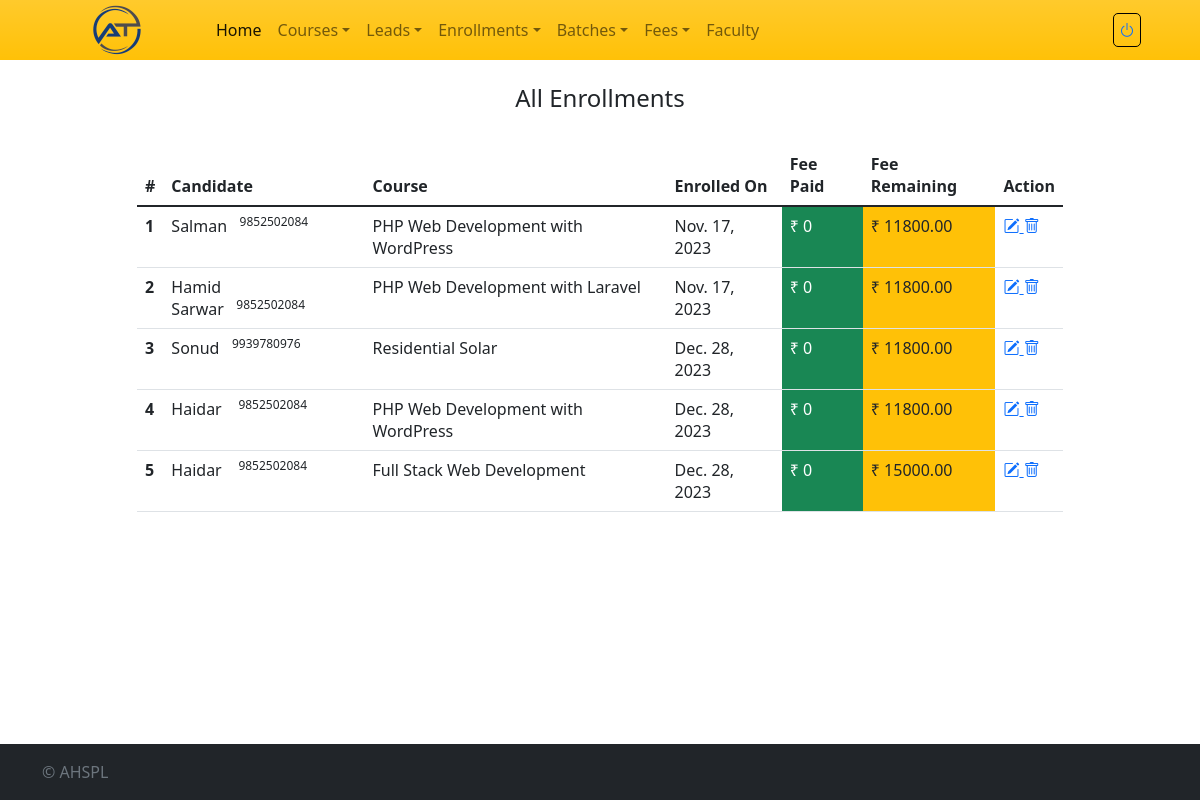
Page /all-enrollment (signed in) on the earlier database version.
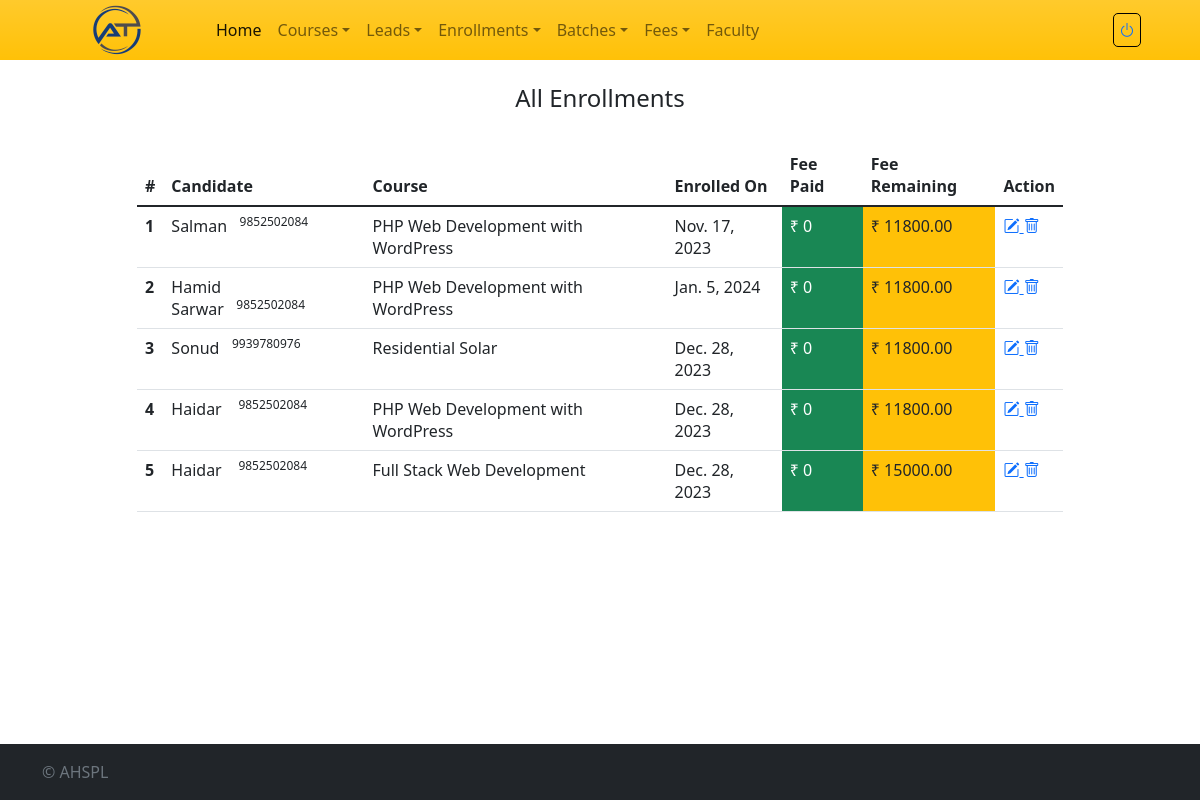
Same page on the later database version.
### crmapp/models.py (models this page shows)
class Enrollment(models.Model):
    enrollment_id = models.AutoField(primary_key=True)
    candidate_id = models.ForeignKey(Users, on_delete=models.SET_NULL, null=True, blank=True)
    course_id = models.ForeignKey(Course, on_delete=models.SET_NULL, null=True, blank=True)
    date_created = models.DateField(default=datetime.today)

class Course(models.Model):
    course_id = models.AutoField(primary_key=True)
    course_name = models.CharField(max_length=100)
    course_fee = models.DecimalField(max_digits=10, decimal_places=2)
    course_duration = models.CharField(max_length=100, default='')
    date_created = models.DateField(default=datetime.today)

class Users(models.Model):
    user_id = models.AutoField(primary_key=True)
    user_unique = models.CharField(max_length=100)
    user_role = models.ForeignKey(Userroles, on_delete=models.SET_NULL, null=True, blank=True)
    user_name = models.CharField(max_length=255)
    user_phone = models.CharField(max_length=15)
    user_email = models.CharField(max_length=320)
    date_created = models.DateField(default=datetime.today)

### crmapp/views.py (the view)
# urls.py: path('all-enrollment',login_required(views.all_enrollment), name='all_enrollment'),
def all_enrollment(request):
    payment_aggregation = Payments.objects.values('candidate_id', 'course_id').annotate(total_payment=Sum('payment_amount'))
    total_payments_dict = {(payment['candidate_id'], payment['course_id']): payment['total_payment'] for payment in payment_aggregation}
    enrollments = Enrollment.objects.all()
    for enrollment in enrollments:
        candidate_id = enrollment.candidate_id_id
        course_id = enrollment.course_id_id
        total_payment = total_payments_dict.get((candidate_id, course_id), 0)
        course_fee = enrollment.course_id.course_fee
        fee_paid = total_payment
        fee_remaining = course_fee - fee_paid
        enrollment.fee_paid = fee_paid
        enrollment.fee_remaining = fee_remaining
    return render(request, 'all-enrollments.html', {'enrollments': enrollments})

### templates/all-enrollments.html (shortened to what this page needs)
{% extends 'base.html' %}
{% block content %}
<div class="row">
    <div class="col">
    </div>
    <div class="col-10">
        <div class="py-4 text-center">
            <h4>All Enrollments</h4>
        </div>
        <table class="table  table-hover">
          <thead>
            <tr>
              <th scope="col">#</th>
              <th scope="col">Candidate</th>
              <th scope="col">Course</th>
              <th scope="col">Enrolled On</th>
              <th scope="col">Fee Paid</th>
              <th scope="col">Fee Remaining</th>
              <th scope="col">Action</th>
            </tr>
          </thead>
          <tbody>
{% for enrollment in enrollments %}
    <tr>
        <th scope="row">{{ forloop.counter }}</th>
        <td>{{ enrollment.candidate_id.user_name }}&nbsp;&nbsp;&nbsp;<sup>{{ enrollment.candidate_id.user_phone }}</sup></td>
        <td>{{ enrollment.course_id.course_name }}</td>
        <td>{{ enrollment.date_created }}</td>
        <td class="bg-success text-white">₹ {{enrollment.fee_paid}}</td>
        <td class="bg-warning">₹ {{enrollment.fee_remaining}}</td>
        <td>
            <a href="{% url 'edit_enrollment' enrollment.enrollment_id %}">
                <i class="bi bi-pencil-square" title="Edit"></i>
            </a>
            <a onclick="return confirmDelete();" href="{% url 'delete_enrollment' enrollment.enrollment_id %}">
                <i class="bi bi-trash" title="Delete"></i>
            </a>
        </td>
    </tr>
{% endfor %}
          </tbody>
        </table>
    </div>
    <div class="col">
    </div>
</div>
{% endblock %}

Differences in the rows shown:
changed Enrollment "Hamid Sarwar": course_id.course_name "PHP Web Development with Laravel" → "PHP Web Development with WordPress"; date_created "Nov. 17, 2023" → "Jan. 5, 2024"
